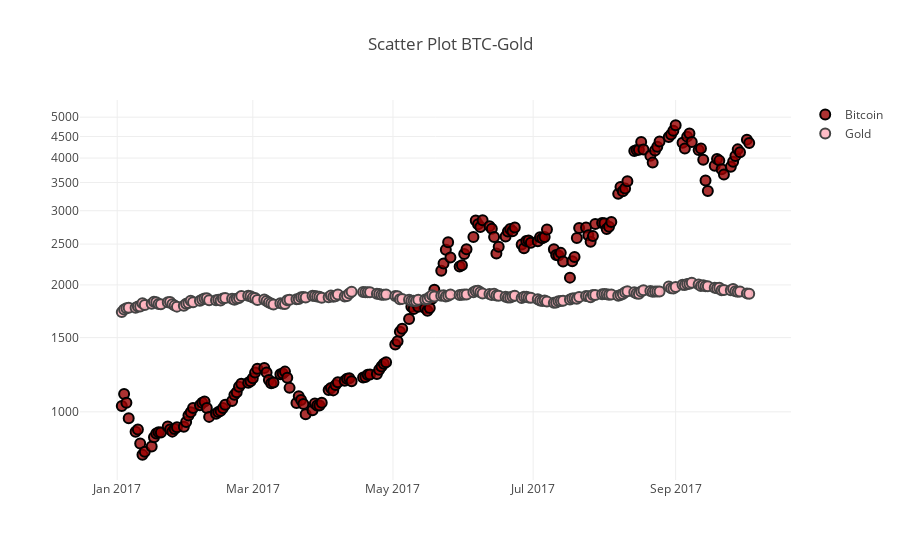

Source (notebook cell):
### Code cell
scatter_corr(Datasets,'Scatter Plot BTC-Gold','Bitcoin',0,'Gold',16)

### Figure 1 — Plotly figure (JSON) as saved in the notebook; plotly's stock layout.template omitted (floating-point values rounded to 4 significant figures; data arrays with more than 128 entries replaced by an {"elided": "..."} marker saying what was removed)
{"data": [{"marker": {"color": "rgba(152, 0, 0, .8)", "line": {"color": "rgb(0, 0, 0)", "width": 2}, "size": 10}, "mode": "markers", "name": "Bitcoin", "type": "scatter", "x": {"elided": "191 str values"}, "y": {"elided": "191 float values"}}, {"marker": {"color": "rgba(255, 182, 193, .9)", "line": {"width": 2}, "size": 10}, "mode": "markers", "name": "Gold", "type": "scatter", "x": {"elided": "191 str values"}, "y": {"elided": "191 float values"}}], "layout": {"title": "Scatter Plot BTC-Gold", "xaxis": {"zeroline": false}, "yaxis": {"type": "log", "zeroline": false}}}
